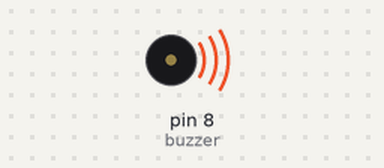
Simulated run of this sketch. Board: Arduino Uno, built with avr-gcc and run on an emulated ATmega328P. Shown: buzzer (waves = sounding, pin HIGH).

Above: at 0.5 s.
Timing chart, 0 to 4.6 s (numbered marks = the images above):
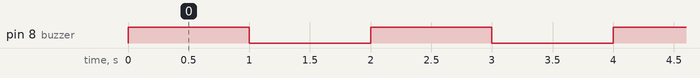

Measured:
- by itself, pin 8 (buzzer): alternates HIGH for 1.0 s and LOW for 1.0 s

The sketch:

testing_buzzer.ino
```cpp
const int buzzer = 8;

void setup() {
  pinMode(buzzer, OUTPUT);
}

void loop() {
  digitalWrite(buzzer, HIGH);  // Turn ON
  delay(1000);

  digitalWrite(buzzer, LOW);   // Turn OFF
  delay(1000);
}
```
